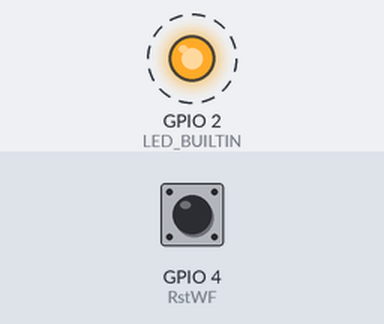
A sketch run on a simulated ESP8266 (NodeMCU). Parts: output pins drawn as LEDs (lit = HIGH, except the on-board LED, lit = LOW). Dashed ring = blinking. The inputs (shaded band) are chosen by the test bench; at power-on: GPIO 4 (RstWF) HIGH. WiFi joins after 1.5 s; servers stay silent unless stated.

Above: at 1.7 s.
Timing chart, 0 to 4.5 s (numbered marks = the images above):
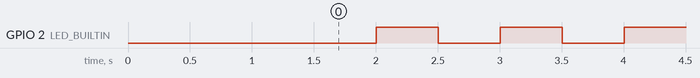

Measured:
- by itself, GPIO 2 (LED_BUILTIN): alternates HIGH for 0.50 s and LOW for 0.50 s

The sketch:

WiFiManager_Mdmartinez.ino
```cpp
#include "CustomWiFiManager.h"

void setup() {
  Serial.begin(115200);

  pinMode(RstWF, INPUT_PULLUP); //Botón Reset WiFi

  // Llamado a función conectar Wi-Fi
  CustomWiFiManager();

   //SETUP DE EJEMPLO*****************

    pinMode(LED_BUILTIN, OUTPUT);
    digitalWrite(LED_BUILTIN, HIGH);
   //*********************************
}

void loop() {

  //BOTÓN DE RESET WIFI
 if(digitalRead(RstWF) == LOW){ //Restablecer configuración, borrar las credenciales almacenadas y reiniciar ESP
    delay(50);
      if(digitalRead(RstWF) == LOW){
        wifiManager.resetSettings();
        delay(1000);
        ESP.restart();
      }
 }

//LOOP DE EJEMPLO*********************
    digitalWrite(LED_BUILTIN, LOW);
    delay(500);
    digitalWrite(LED_BUILTIN, HIGH);
    delay(500);

//************************************
}
```

CustomWiFiManager.h
```cpp
#include <WiFiManager.h> // --> https://github.com/tzapu/WiFiManager/ ; https://randomnerdtutorials.com/solved-reconnect-esp8266-nodemcu-to-wifi/

const uint8_t RstWF = 4; //Botón Reset WiFi

WiFiManager wifiManager;

void CustomWiFiManager(){

    WiFi.mode(WIFI_STA);
    wifiManager.setDebugOutput(true); //Habilita debug serie, deshabilitar a gusto

    wifiManager.setAPStaticIPConfig(IPAddress(10,0,1,1), IPAddress(10,0,1,1), IPAddress(255,255,255,0)); //Definir IP de acceso a Panel WiFi Manager
    //⬇⬇ COMENTAR PARA USAR DHCP ⬇⬇
    wifiManager.setSTAStaticIPConfig(IPAddress(192,168,100,99), IPAddress(192,168,100,1), IPAddress(255,255,255,0)); //Configuración de red MANUAL (opcional DNS 4to argumento)

    wifiManager.setCustomHeadElement("<style>button{background-color: #9c103c;}</style>"); //CSS botones
    wifiManager.setClass("invert"); //Tema oscuro
    WiFiManagerParameter custom_text("<p>Custom Version by Marcos Martinez</p>"); //Texto HTML al pie
    wifiManager.addParameter(&custom_text);

    bool res;
    res = wifiManager.autoConnect("WiFi Manager (by Mdmartinez)","12345678"); //SSID & Pass / Contraseña opcional (min 8 caracteres)

    if(!res) {
        Serial.println("Error al conectar!");
        Serial.println("Por favor, reinicie manualmente");
        delay(30000);    // 30 segundos de gracia
        ESP.restart(); //Automatic restart
    }

    //Tries to reconnect automatically when the connection is lost
    WiFi.setAutoReconnect(true);
    WiFi.persistent(true);
}
```
